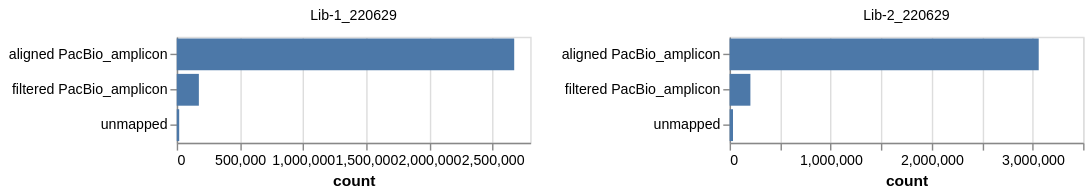

The specification (Vega-Lite) saved for this image:
### Vega-Lite specification from a JSON file in a GitHub repository (floating-point values rounded to 4 significant figures)
{"config": {"view": {"continuousWidth": 300, "continuousHeight": 300}}, "data": {"name": "data-e6697a23799a0205f41d02251fd32883"}, "mark": {"type": "bar"}, "encoding": {"facet": {"columns": 2, "field": "pacbioRun", "title": null, "type": "nominal"}, "tooltip": [{"field": "category", "type": "nominal"}, {"field": "count", "type": "quantitative"}, {"field": "pacbioRun", "type": "nominal"}, {"field": "library", "type": "nominal"}], "x": {"field": "count", "type": "quantitative"}, "y": {"axis": {"title": null}, "field": "category", "type": "nominal"}}, "height": 75, "resolve": {"scale": {"x": "independent", "y": "independent"}}, "width": 250, "$schema": "https://vega.github.io/schema/vega-lite/v5.json", "datasets": {"data-e6697a23799a0205f41d02251fd32883": [{"category": "aligned PacBio_amplicon", "count": 2672923, "pacbioRun": "Lib-1_220629", "library": "Lib-1"}, {"category": "filtered PacBio_amplicon", "count": 175199, "pacbioRun": "Lib-1_220629", "library": "Lib-1"}, {"category": "unmapped", "count": 19379, "pacbioRun": "Lib-1_220629", "library": "Lib-1"}, {"category": "aligned PacBio_amplicon", "count": 3060344, "pacbioRun": "Lib-2_220629", "library": "Lib-2"}, {"category": "filtered PacBio_amplicon", "count": 205667, "pacbioRun": "Lib-2_220629", "library": "Lib-2"}, {"category": "unmapped", "count": 33533, "pacbioRun": "Lib-2_220629", "library": "Lib-2"}]}}
